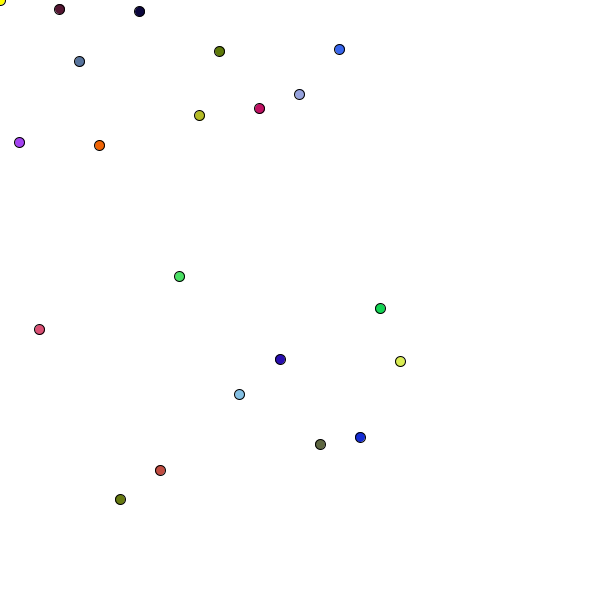
Frame 1 (no input)
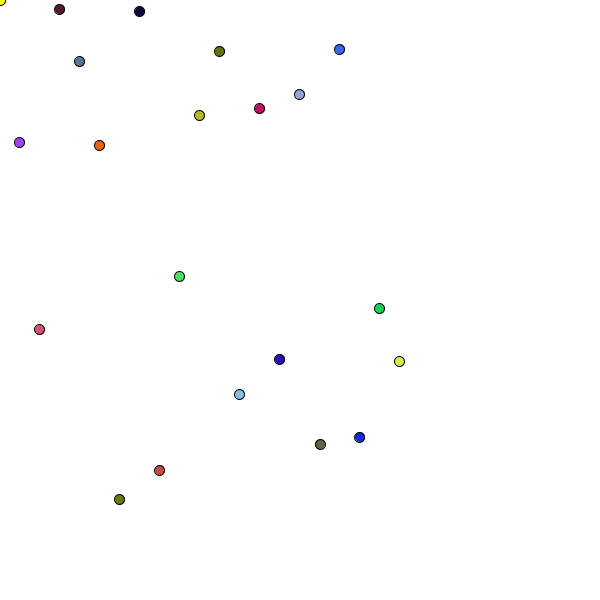
Frame 60 (the mouse pressed at the canvas centre just before this capture)
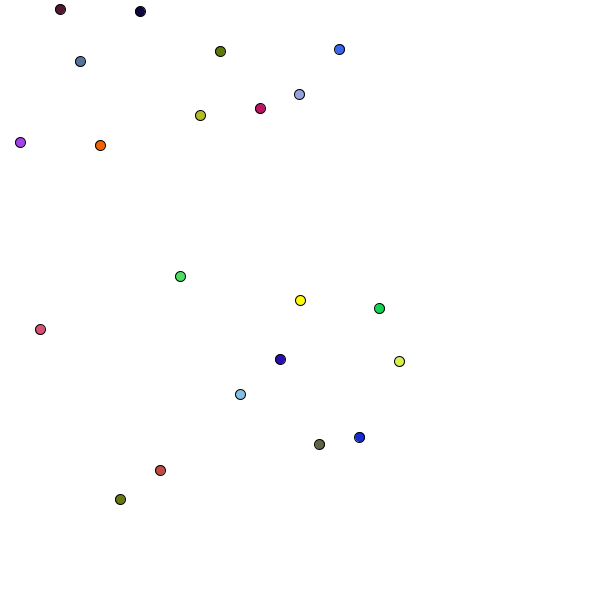
Frame 120 (the mouse held since frame 60 and released just before this capture)

The Processing sketch that drew these frames (run headless with seeded random() and noise(); from frame 60 on, the mouse is pressed at the canvas centre):

// Processing sketch: Movement
// ── Movement.pde
class Ball{
  PVector myPos, v, a;
  float myWidth, myHeight;
  float[] myColor;

  public Ball(float posX, float posY, float myWidth, float myHeight, float vX, float vY, float aX, float aY, float[] myColor){
    this.myPos = new PVector(posX, posY);
    this.myWidth = myWidth;
    this.myHeight = myHeight;
    this.v = new PVector(vX, vY);
    this.a = new PVector(aX, aY);
    this.myColor = myColor;
  }
}

float lastFrameTime;
float currentFrameTime;
float deltaTime;

Ball[] balls;
int nrOfBalls = 20;

void setup(){
  size(600, 600);

  float lastFrameTime = 1f / 60;

  balls = new Ball[nrOfBalls];
  for(int i = 0; i < nrOfBalls; i++){
    float[] c = new float[]{random(255), random(255), random(255)};
    //                  float myPos.y.x,  float myPos.y,     float myWidth, float myHeight, float v.x,           float v.y,    float aX, float aY, float[] myColor
    balls[i] = new Ball(20 + 20 * i, random(height), 10,            10,             0,        0, 0,        0,        c);
  }
}

void draw(){
  background(255, 255, 255);

  currentFrameTime = millis();

  deltaTime = (currentFrameTime - lastFrameTime)/1000;

  for(int i = 0; i < nrOfBalls; i++){
    //CalculateTeleportMovement(balls[i]);
    CalculateMouseGravity(balls[i]);
    //CalculateGravityDown(balls[i]);

    fill(balls[i].myColor[0], balls[i].myColor[1], balls[i].myColor[2]);
    ellipse(balls[i].myPos.x, balls[i].myPos.y, balls[i].myWidth, balls[i].myHeight);
  }

  fill(255, 255, 0);
  ellipse(mouseX, mouseY, 10, 10);

  lastFrameTime = millis();
}

void CalculateTeleportMovement(Ball ball){
  ball.myPos.x += ball.v.x * deltaTime;
  ball.v.x += ball.a.x * deltaTime;

  if(ball.myPos.x >= width){
    ball.myPos.x = 0;
  }
  else if(ball.myPos.x <= 0){
    ball.v.x = -ball.v.x;
    ball.myPos.x = 0;
  }

  ball.myPos.y += ball.v.y * deltaTime;
  ball.v.y += ball.a.y * deltaTime;

  if(ball.myPos.y >= height){
    ball.v.y = -ball.v.y * 0.9;
    ball.myPos.y = height;
  }
  else if(ball.myPos.y <= 0){
    ball.v.y = -ball.v.y;
    ball.myPos.y = 0;
  }
}

void CalculateMouseGravity(Ball ball){
  PVector pointToGravitateTowards = new PVector(mouseX, mouseY);

  PVector myPos = new PVector(ball.myPos.x, ball.myPos.y);
  PVector otherPos = new PVector(pointToGravitateTowards.x, pointToGravitateTowards.y);
  PVector direction = otherPos.sub(myPos);
  float distanceSquared = direction.mag() * direction.mag();
  float distanceMod = 1/distanceSquared;
  direction.normalize();

  Boolean doneY = false;
  Boolean doneX = false;
  if(abs(ball.myPos.y - pointToGravitateTowards.y) < 3){
    ball.a.y = 0;
    ball.v.y = 0;

    doneY = true;
  }
  if(abs(ball.myPos.x - pointToGravitateTowards.x) < 3){
    ball.a.x = 0;
    ball.v.x = 0;

    doneX = true;
  }

  if(doneY && doneX){
    ball.myColor = new float[]{random(255), random(255), random(255)};
    ball.myPos.x = random(width);
    ball.myPos.y = random(height);
  }

  ball.a.x += 600 * deltaTime * distanceMod;
  ball.v.x += ball.a.x * deltaTime;
  ball.myPos.x += direction.x * ball.v.x * deltaTime;


  ball.a.y += 600 * deltaTime * distanceMod;
  ball.v.y += ball.a.y * deltaTime;
  ball.myPos.y += direction.y * ball.v.y * deltaTime;
}

void CalculateGravityDown(Ball ball){

  // ball.myPos.x += ball.v.x * deltaTime;
  // ball.v.x += ball.a.x * deltaTime;
  //
  // if(ball.myPos.x >= width){
  //   ball.v.x = -ball.v.x * 0.9;
  //   ball.myPos.x = width;
  // }
  // else if(ball.myPos.x <= 0){
  //   ball.v.x = -ball.v.x;
  //   ball.myPos.x = 0;
  // }

  ball.myPos.y += ball.v.y * deltaTime;
  ball.v.y += ball.a.y * deltaTime;

  if(ball.myPos.y >= height){
    ball.v.y = -ball.v.y * 0.9;
    ball.myPos.y = height;
  }
  else if(ball.myPos.y <= 0){
    ball.v.y = -ball.v.y;
    ball.myPos.y = 0;
  }
}
